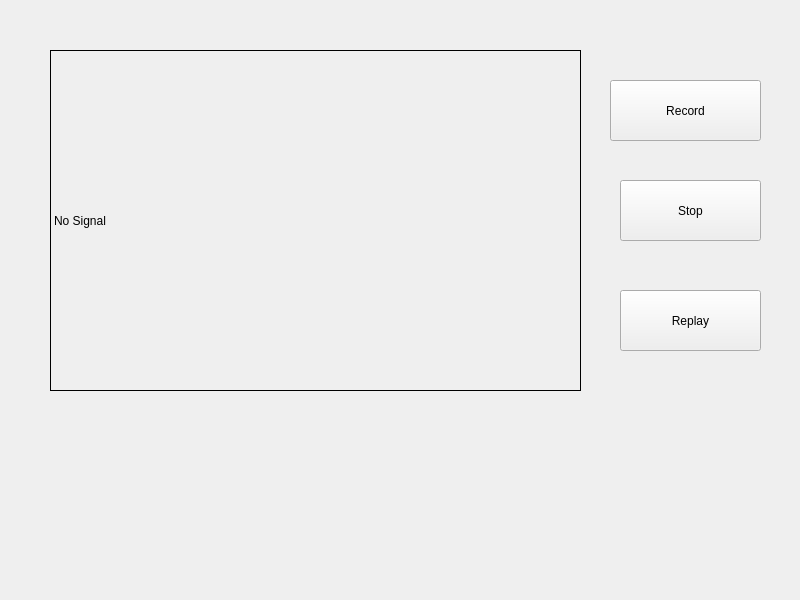
<?xml version="1.0" encoding="UTF-8"?>
<ui version="4.0">
 <class>Widget</class>
 <widget class="QWidget" name="Widget">
  <property name="geometry">
   <rect>
    <x>0</x>
    <y>0</y>
    <width>800</width>
    <height>600</height>
   </rect>
  </property>
  <property name="windowTitle">
   <string>Widget</string>
  </property>
  <widget class="QLabel" name="label">
   <property name="geometry">
    <rect>
     <x>50</x>
     <y>50</y>
     <width>531</width>
     <height>341</height>
    </rect>
   </property>
   <property name="frameShape">
    <enum>QFrame::Box</enum>
   </property>
   <property name="text">
    <string>No Signal</string>
   </property>
  </widget>
  <widget class="QPushButton" name="pushButton">
   <property name="geometry">
    <rect>
     <x>610</x>
     <y>80</y>
     <width>151</width>
     <height>61</height>
    </rect>
   </property>
   <property name="text">
    <string>Record</string>
   </property>
  </widget>
  <widget class="QPushButton" name="pushButton_2">
   <property name="geometry">
    <rect>
     <x>620</x>
     <y>180</y>
     <width>141</width>
     <height>61</height>
    </rect>
   </property>
   <property name="text">
    <string>Stop</string>
   </property>
  </widget>
  <widget class="QPushButton" name="pushButton_3">
   <property name="geometry">
    <rect>
     <x>620</x>
     <y>290</y>
     <width>141</width>
     <height>61</height>
    </rect>
   </property>
   <property name="text">
    <string>Replay</string>
   </property>
  </widget>
 </widget>
 <resources/>
 <connections/>
</ui>
